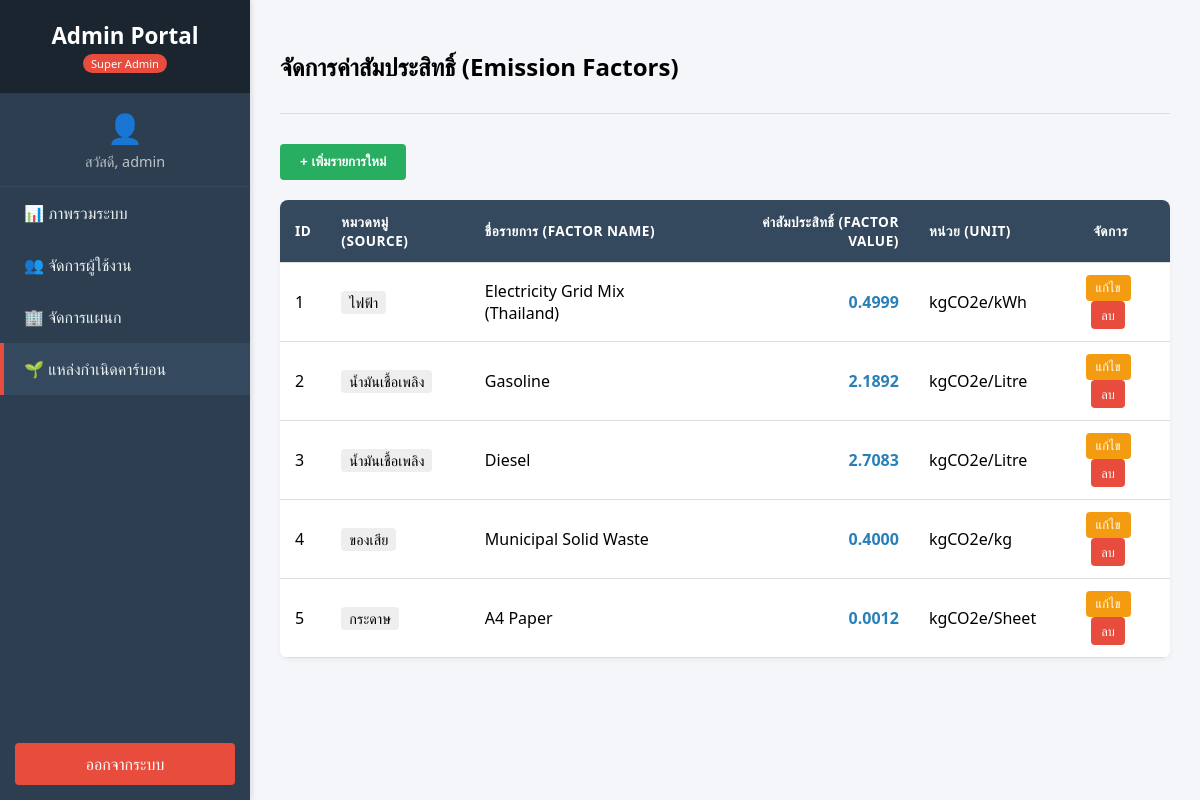
The app's page /fontend/admin_dashboard.php?page=sources (signed in), older data.
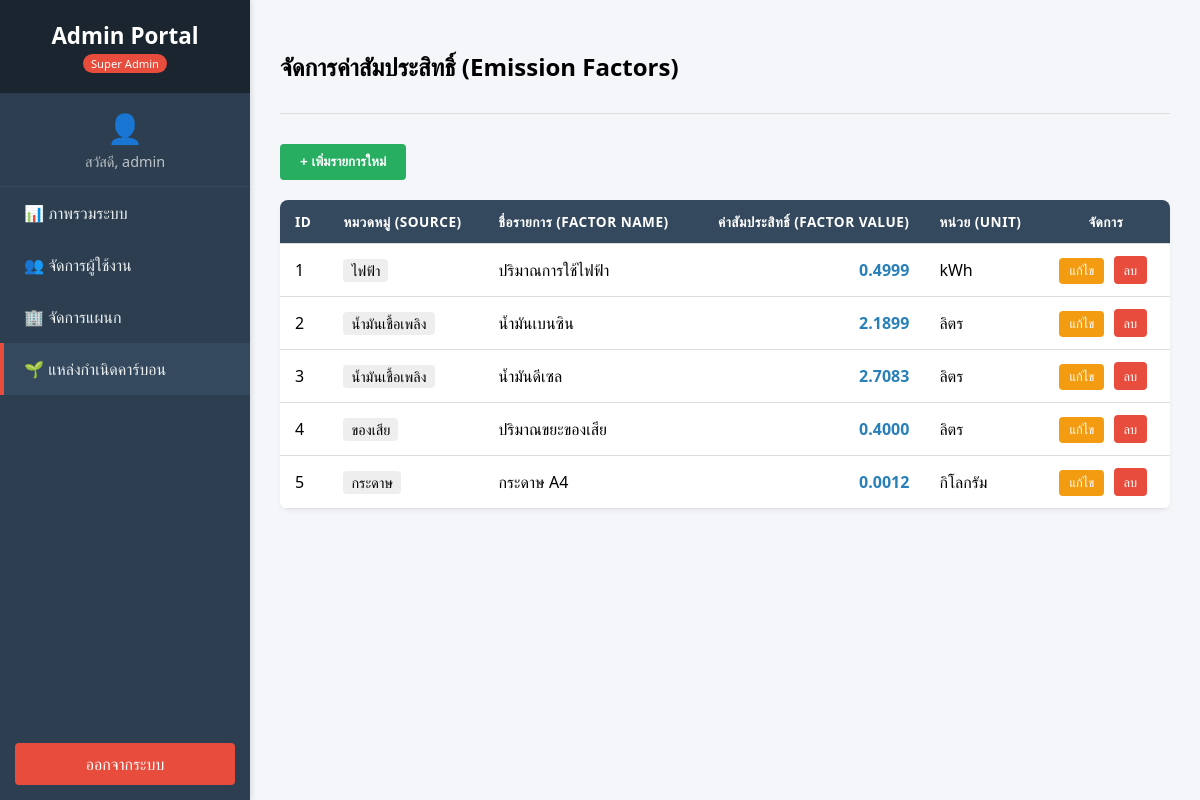
The same page, newer data.
### tables this page shows
CREATE TABLE `emission_factors` (
  `factor_id` int(11) NOT NULL,
  `source_id` int(11) DEFAULT NULL,
  `factor_name` varchar(150) NOT NULL,
  `factor_value` decimal(15,6) NOT NULL COMMENT 'ค่า EF',
  `unit` varchar(50) NOT NULL COMMENT 'เช่น kgCO2e/unit',
  `reference_year` year(4) NOT NULL,
  `source_reference` varchar(255) DEFAULT NULL COMMENT 'แหล่งอ้างอิงค่า EF เช่น TGO'
);

CREATE TABLE `emission_sources` (
  `source_id` int(11) NOT NULL,
  `source_name` varchar(100) NOT NULL,
  `description` text DEFAULT NULL,
  `is_active` tinyint(1) DEFAULT 1
);

### fontend/admin_dashboard.php (the view, shortened to what this page needs)
<?php
require_once '../db_config.php';
$page = isset($_GET['page']) ? $_GET['page'] : 'dashboard';
if ($page == 'sources') {
    $sql_factors = "SELECT ef.*, es.source_name
                    FROM emission_factors ef
                    LEFT JOIN emission_sources es ON ef.source_id = es.source_id
                    ORDER BY ef.factor_id ASC";
    $factors_list = $conn->query($sql_factors)->fetchAll();
}
?>
<!DOCTYPE html>
<html lang="th">
<head>
</head>
<body>
    <nav class="sidebar">
        <div class="sidebar-header">
            <span class="brand">Admin Portal</span>
            <span class="admin-badge">Super Admin</span>
        </div>
        <div class="user-profile">
            <div style="font-size: 2em; margin-bottom: 5px;">👤</div>
            สวัสดี, <?php echo htmlspecialchars($_SESSION['admin_fullname']); ?>
        </div>
        <ul class="sidebar-menu">
            <li><a href="admin_dashboard.php?page=dashboard" class="<?php echo ($page == 'dashboard') ? 'active' : ''; ?>">📊 ภาพรวมระบบ</a></li>
            <li><a href="admin_dashboard.php?page=users" class="<?php echo ($page == 'users') ? 'active' : ''; ?>">👥 จัดการผู้ใช้งาน</a></li>
            <li><a href="admin_dashboard.php?page=depts" class="<?php echo ($page == 'depts') ? 'active' : ''; ?>">🏢 จัดการแผนก</a></li>
            <li><a href="admin_dashboard.php?page=sources" class="<?php echo ($page == 'sources') ? 'active' : ''; ?>">🌱 แหล่งกำเนิดคาร์บอน</a></li>
        </ul>
        <div class="logout-container">
<a href="admin_dashboard.php?action=logout" class="btn-logout" onclick="return confirm('ยืนยันการออกจากระบบ?')">ออกจากระบบ</a>        </div>
    </nav>
    <main class="main-content">
        <?php if ($page == 'sources'): ?>
            <div class="page-header">
                <h2>จัดการค่าสัมประสิทธิ์ (Emission Factors)</h2>
            </div>
            <div style="margin-bottom: 20px;">
                <button onclick="openAddModal()" class="btn-add">
                    + เพิ่มรายการใหม่
                </button>
            </div>
            <table>
                <thead>
                    <tr>
                        <th>ID</th>
                        <th>หมวดหมู่ (Source)</th>
                        <th>ชื่อรายการ (Factor Name)</th>
                        <th style="text-align: right;">ค่าสัมประสิทธิ์ (Factor Value)</th>
                        <th>หน่วย (Unit)</th>
                        <th style="text-align: center;">จัดการ</th>
                    </tr>
                </thead>
                <tbody>
                    <?php if (count($factors_list) > 0): ?>
                        <?php foreach ($factors_list as $row): ?>
                            <tr>
                                <td><?php echo $row['factor_id']; ?></td>
                                <td>
                                    <span style="background:#eee; padding:2px 8px; border-radius:4px; font-size:0.9em;">
                                        <?php echo htmlspecialchars($row['source_name'] ?? 'N/A'); ?>
                                    </span>
                                </td>
                                <td><?php echo htmlspecialchars($row['factor_name']); ?></td>
                                <td style="text-align: right; color: #2980b9; font-weight: bold;">
                                    <?php echo number_format($row['factor_value'], 4); ?>
                                </td>
                                <td><?php echo htmlspecialchars($row['unit']); ?></td>
                                <td style="text-align: center;">
                                    <button type="button" class="btn-action btn-edit" style="border:none;"
                                        onclick="openEditModal(
                                            '<?php echo $row['factor_id']; ?>',
                                            '<?php echo $row['source_id']; ?>',
                                            '<?php echo htmlspecialchars($row['factor_name']); ?>',
                                            '<?php echo $row['factor_value']; ?>',
                                            '<?php echo htmlspecialchars($row['unit']); ?>'
                                        )">
                                        แก้ไข
                                    </button>
                                    <a href="admin_dashboard.php?page=sources&delete_factor_id=<?php echo $row['factor_id']; ?>"
                                       class="btn-action btn-del"
                                       onclick="return confirm('ยืนยันที่จะลบรายการนี้?')">ลบ</a>
                                </td>
                            </tr>
                        <?php endforeach; ?>
                    <?php else: ?>
                        <tr><td colspan="6" style="text-align:center; padding:20px;">ไม่พบข้อมูล</td></tr>
                    <?php endif; ?>
                </tbody>
            </table>
        <?php endif; ?>
    </main>
</body>
</html>

Row changes from the older to the newer data that the page shows:
changed emission_factors "ไฟฟ้า": factor_name "Electricity Grid Mix (Thailand)" → "ปริมาณการใช้ไฟฟ้า"; unit "kgCO2e/kWh" → "kWh"
changed emission_factors id 2: factor_name "Gasoline" → "น้ำมันเบนซิน"; factor_value "2.1892" → "2.1899"; unit "kgCO2e/Litre" → "ลิตร"
changed emission_factors id 3: factor_name "Diesel" → "น้ำมันดีเซล"; unit "kgCO2e/Litre" → "ลิตร"
changed emission_factors "ของเสีย": factor_name "Municipal Solid Waste" → "ปริมาณขยะของเสีย"; unit "kgCO2e/kg" → "ลิตร"
changed emission_factors "กระดาษ": factor_name "A4 Paper" → "กระดาษ A4"; unit "kgCO2e/Sheet" → "กิโลกรัม"
